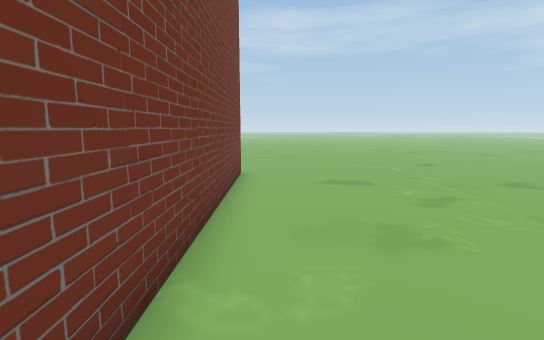
View 1 (above)

21 first-person views from a walk through a scene from a Unity 3-D project. The camera is 1.5 m above the floor, tilts 8° down and sees 85° across. Doors are open. The floor is counted in squares, 1 m on a side. Each view is taken from the middle of a square. On the plan, view 1 faces up. The plan holds only what a view shows up to about 15 squares ahead; the rest is blank. The place goes on beyond the plan. The player is left out. Some animated figures are left out. Some surface patterns are stand-ins.

View 2
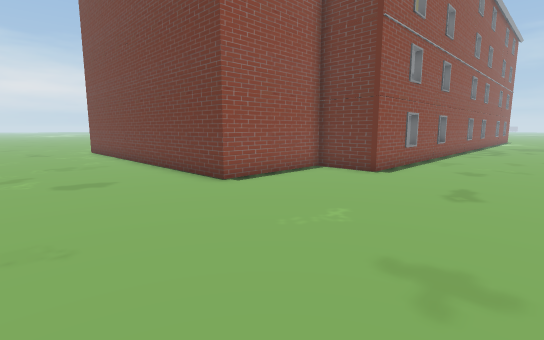

View 3
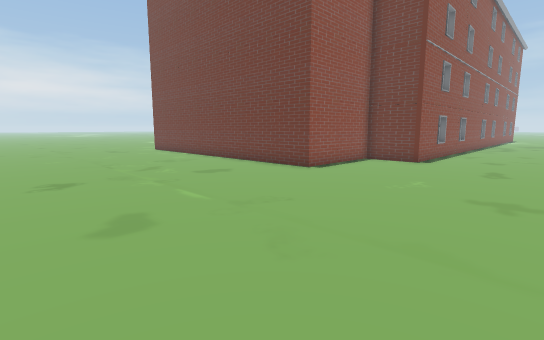

View 4
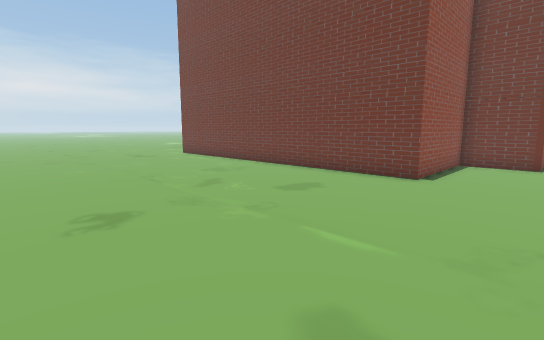

View 5
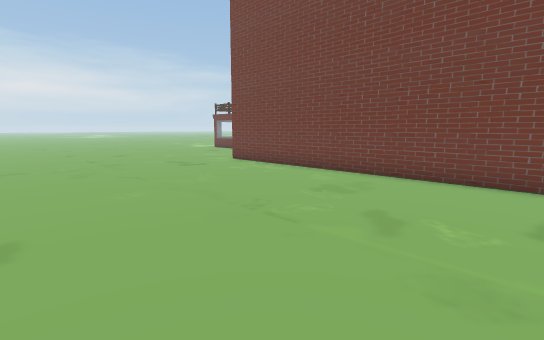

View 6
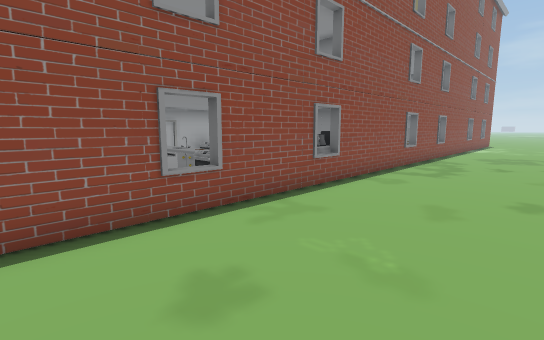

View 7
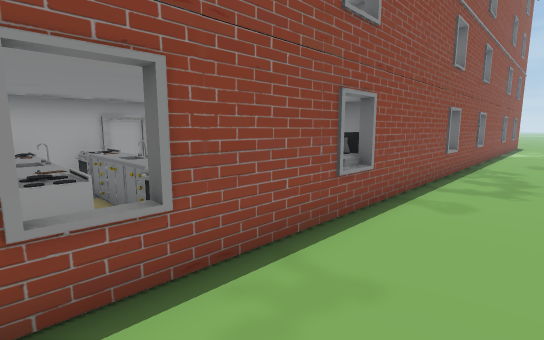

View 8
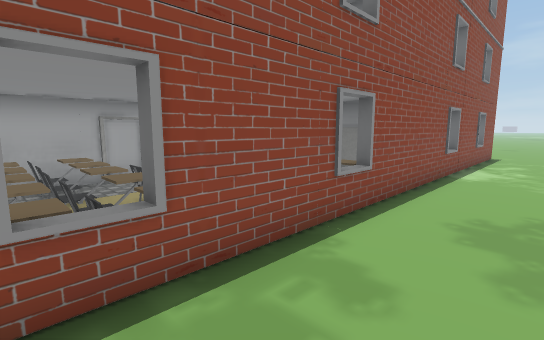

View 9
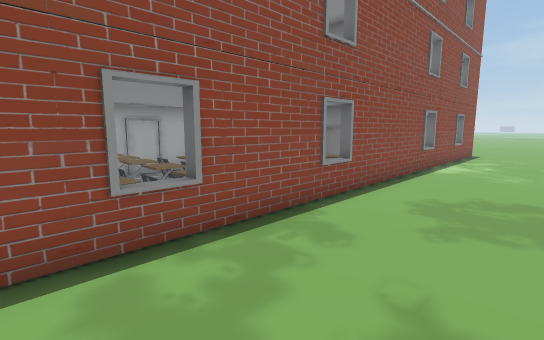

View 10
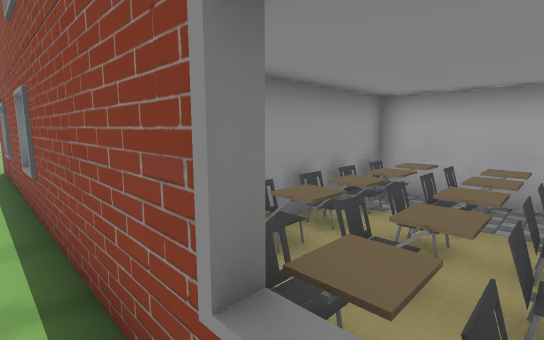

View 11
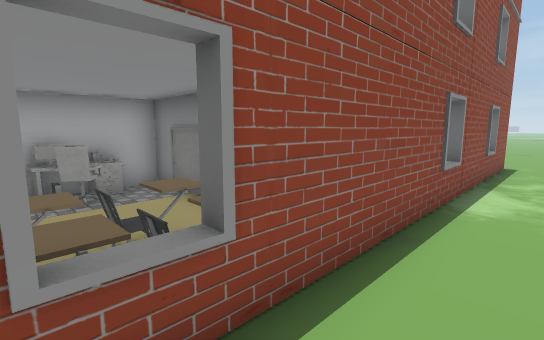

View 12
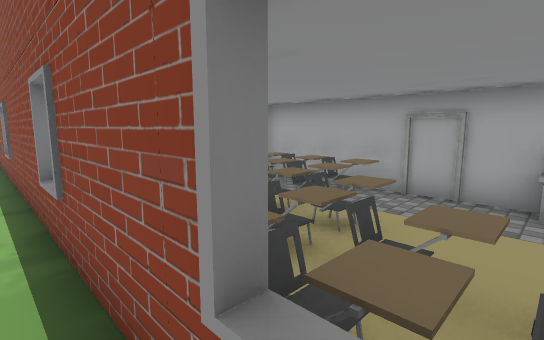

View 13
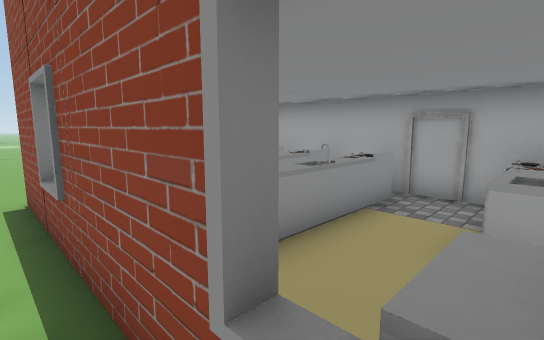

View 14
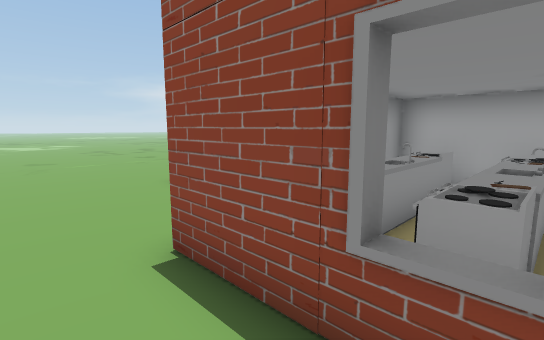

View 15
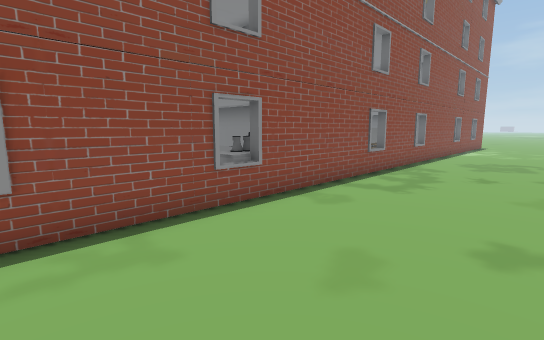

View 16
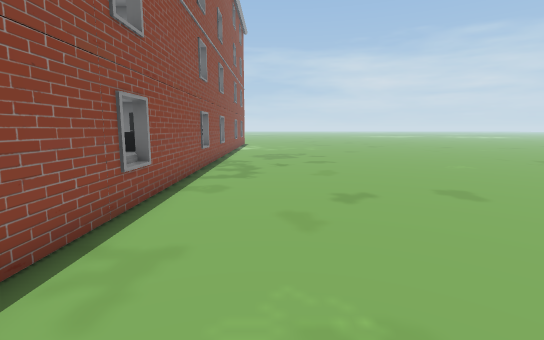

View 17
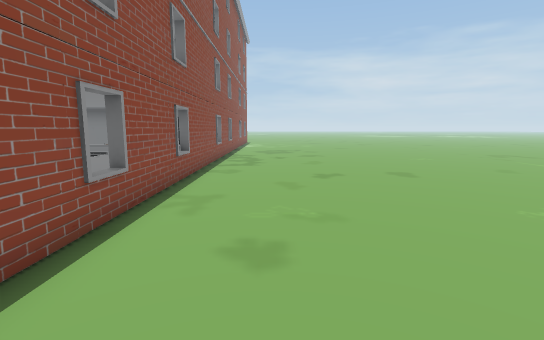

View 18
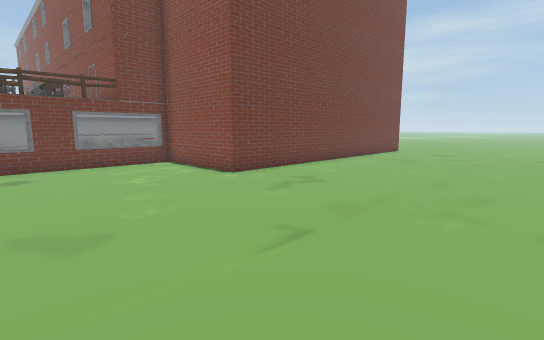

View 19
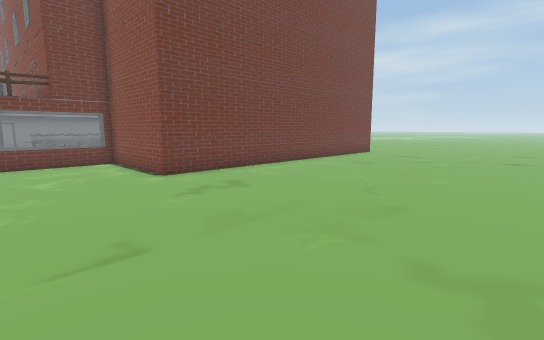

View 20
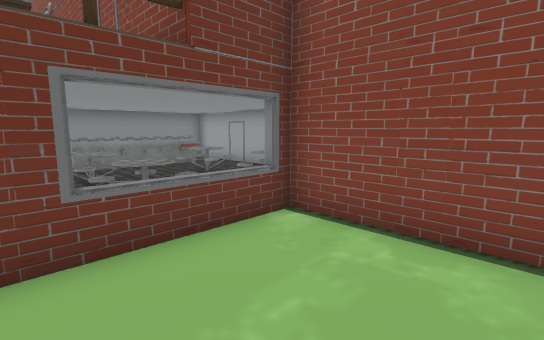

View 21
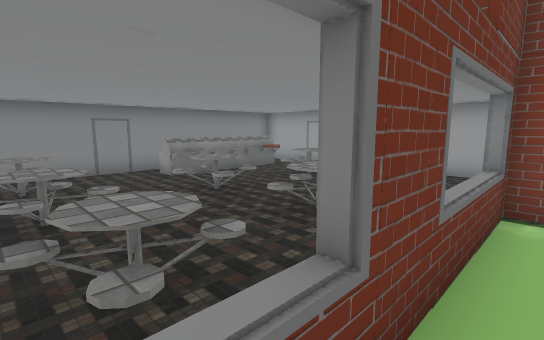

### Floor plan
Points are (right, up) in squares from view 1. A wall is a line through its corners. A room is listed if a view was taken in it or the views show most of it. See-through windows are left out.
Room 1 (views 1, 2, 3, 4, 5, 6, 7, 8, 9, 10, 11, 12, 13, 14, 15, 16, 17, 18, 19, 20, 21)
walls: (-12.6, 6.1) (-9.4, 6.1); (-15.8, 6.1) (-15.8, 10); (-12.6, 12.4) (-5.7, 12.4) (-5.7, 10) (-1.1, 10) (-1.1, 9.4); (-1.1, 6.6) (-1.1, 5.4); (-1.1, 3.6) (-1.1, 2.4); (-15.6, 11) (-15.6, 7.5); (-1.1, 0.6) (-1.1, -0.6); (-16.6, 12.4) (-15.4, 12.4); (-1.1, -3.4) (-1.1, -3.8) (-5.7, -3.8) (-5.7, -9.5); (-19.6, 12.4) (-18.4, 12.4); (-21.6, 6.1) (-19.4, 6.1); (-23.7, 7.3) (-23.4, 7.8) (-23.1, 7.6); (-26.5, 12.4) (-22.4, 12.4)
objects: other object (-25, 8) to (-25, 10); chair (-24, 10) to (-23, 10); chair (-24, 11) to (-24, 12); computer (-23, 7); chair (-23, 11) to (-22, 12); chair (-22, 10); chair (-21, 9) to (-20, 9); chair (-21, 10) to (-20, 10); chair (-21, 11) to (-21, 12); chair (-20, 7) to (-19, 7); chair (-20, 8) to (-19, 8); chair (-20, 11) to (-19, 12); chair (-19, 9); chair (-19, 10); chair (-18, 7); chair (-18, 8); chair (-18, 9); chair (-18, 10); chair (-18, 11) to (-18, 12); chair (-17, 7); chair (-17, 8); chair (-17, 9); chair (-17, 10); other object (-17, 11) to (-17, 12); other object (-15, 9) to (-14, 9); other object (-15, 10) to (-14, 10); other object (-15, 11) to (-15, 12); microwave (-14, 11); other object (-14, 12); other object (-13, 7) to (-12, 7); counter (-13, 11); other object (-13, 12); counter (-12, 8); other object (-12, 9); oven (-10, 7); counter (-10, 8) to (-10, 9); counter (-10, 10); oven (-10, 11); oven (-9, 7) to (-8, 7); counter (-9, 8) to (-8, 9); counter (-9, 10); oven (-9, 11) to (-8, 11); oven (-7, 7); counter (-7, 8) to (-7, 9); counter (-7, 10)

Positions as (right, up) in squares from view 1, and headings:
1: (0, 0), facing up
2: (4, 17), facing down-left
3: (8, 17), facing down-left
4: (8, 13), facing down-left
5: (8, 8), facing down-left
6: (-6, 17), facing down-left
7: (-8, 15), facing down-left
8: (-18, 15), facing down-left
9: (-17, 16), facing down-left
10: (-19, 13), facing down-right
11: (-22, 14), facing down-left
12: (-23, 13), facing down-right
13: (-13, 13), facing down-right
14: (-9, 14), facing down-right
15: (-9, 17), facing down-left
16: (-7, 15), facing left
17: (-4, 15), facing left
18: (7, -10), facing up-left
19: (8, -8), facing up-left
20: (-2, -8), facing up-left
21: (-5, -10), facing up-left
